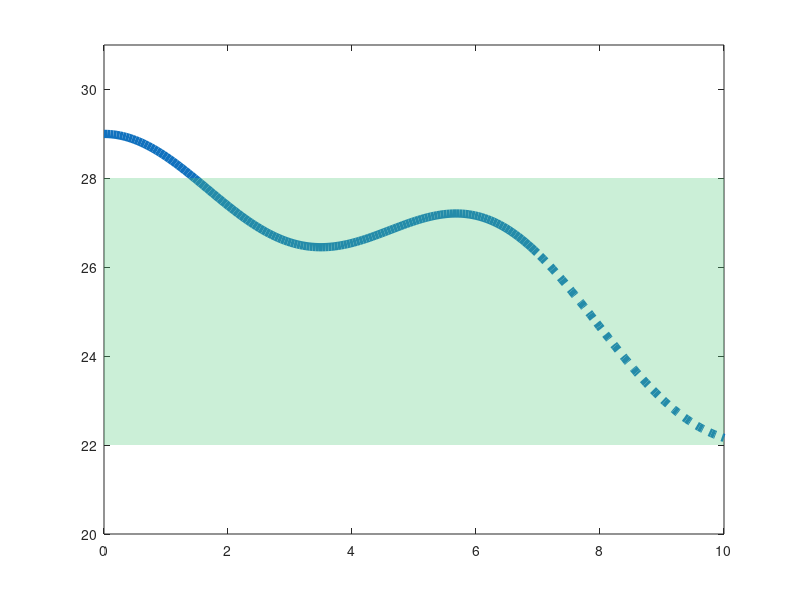

This chart was generated by the following MATLAB code: (Note: this script raises an error after producing the figure.)
T_f = 10;
N = 200;
f = @(x) -0.05*x.^2 + 28 + cos(x);
x = linspace(0,T_f, N);
y = f(x);

plot(x(1:140),y(1:140), 'LineWidth',6, 'Color', '#1171BE')
hold on
plot(x(141:end),y(141:end), 'LineWidth',6, 'LineStyle',':', 'Color', '#1171BE')

%yline(22.5, 'LineWidth',6, 'LineStyle','--')
%yline(28, 'LineWidth',6, 'LineStyle','--')
ytop = (28)*ones(1,N);
ybottom = (22)*ones(1,N);
patch([x, flip(x)], [ybottom, ytop], [0.5, 0.5, 0.5], 'FaceColor', '#50C878', 'EdgeColor', 'none', 'FaceAlpha', 0.3)
axis([0, T_f, 20, 31])
xl = xline(x(141), '-',{'Current time'}, 'LineWidth',6, 'LabelOrientation', 'horizontal', 'LabelVerticalAlignment', 'bottom', 'LabelHorizontalAlignment', 'right');
ax = gca;

% Data coordinates
x1 = 1.6;  y1 = 29.6;
x2 = 0.5;  y2 = 29;

% Convert to normalized figure coordinates
ax_pos = ax.Position;

x_lim = ax.XLim;
y_lim = ax.YLim;

x_an = ax_pos(1) + ( [x1 x2] - x_lim(1) ) / diff(x_lim) * ax_pos(3);
y_an = ax_pos(2) + ( [y1 y2] - y_lim(1) ) / diff(y_lim) * ax_pos(4);

annotation('textarrow', x_an, y_an, ...
    'String', 'Input applied to force into target region', ...
    'LineWidth', 3);
annotation("textbox", 'EdgeColor', 'None',String="Target region")
legend("Trajectory", "Planned trajectory", 'Location','northeast')
xlabel("Time")
ylabel('State')
set(findall(gcf, '-property', 'FontSize'), 'FontSize', 28);
set(findall(gcf, '-property', 'FontName'), 'FontName', 'Arial');
